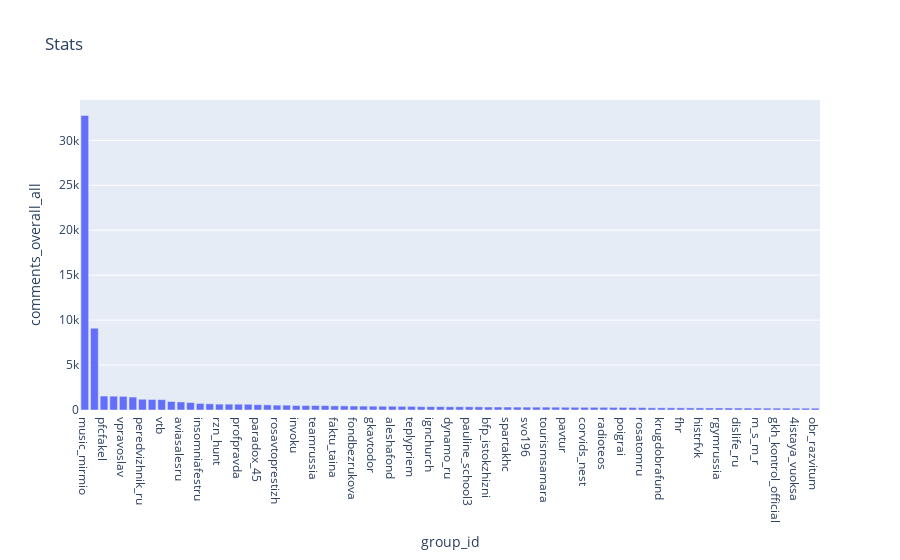

Notebook cell for this chart:
### Code cell
fig = px.bar(ngo_vks[ngo_vks["comments_overall_all"] > 200], x="group_id", y="comments_overall_all", title="Stats")
fig.update_layout(barmode='stack', xaxis={'categoryorder':'total descending'})
fig.show()

### Figure 1 — Plotly figure (JSON) as saved in the notebook; plotly's stock layout.template omitted (floating-point values rounded to 4 significant figures)
{"data": [{"alignmentgroup": "True", "hovertemplate": "group_id=%{x}<br>comments_overall_all=%{y}<extra></extra>", "legendgroup": "", "marker": {"color": "#636efa"}, "name": "", "offsetgroup": "", "orientation": "v", "showlegend": false, "textposition": "auto", "type": "bar", "x": ["4istaya_vuoksa", "aleshafond", "alexander.kovtunets", "alliance4animals", "aviasalesru", "azovsky", "bakirovo33", "bfp_istokzhizni", "bfpeaceandlove", "bolezn_behtereva", "changeonelife", "corvids_nest", "dislife_ru", "domsg", "donorsearch", "dynamo_ru", "er_ru", "faktu_taina", "fc_textil", "fctambov68", "fculvolga", "fhr", "fondbezrukova", "gkavtodor", "gkh_kontrol_official", "hclokomotiv_official", "histrfvk", "hrushigroup", "ignchurch", "insomniafestru", "instfinru", "invoku", "khl", "kirov_ldpr", "krugdobrafund", "m_s_m_r", "mam33", "max_shugaley", "music_mirmio", "obr_razvitum", "onfront", "otkritiecorp", "paradox_45", "pauline_school3", "pavtur", "pedsovet", "peredvizhnik_ru", "pfcfakel", "poigrai", "profpravda", "radioteos", "rgymrussia", "rosatomru", "rosavtoprestizh", "rostelecom", "rsbor", "rzhev_dobro", "rzn_hunt", "sadhguru", "sevbalru", "sibhl", "spartakhc", "svo196", "takiedela_ru", "tankbiathlon", "teamrussia", "teplypriem", "torok_3d", "tourismsamara", "ttk", "uazrussia", "veleskurgan", "voblagodetym", "vpravoslav", "vtb", "yaprivit", "zoolimpopo"], "xaxis": "x", "y": [206, 417, 649, 540, 896, 355, 324, 334, 573, 497, 461, 298, 218, 208, 948, 361, 269, 462, 288, 298, 313, 236, 444, 428, 208, 488, 230, 226, 370, 733, 407, 502, 436, 240, 241, 214, 218, 203, 32763, 203, 372, 1173, 590, 358, 308, 224, 1195, 1552, 287, 647, 298, 226, 268, 543, 9097, 243, 832, 655, 208, 319, 693, 328, 321, 303, 361, 497, 402, 333, 319, 418, 1535, 370, 640, 1518, 1153, 1441, 232], "yaxis": "y"}], "layout": {"barmode": "stack", "legend": {"tracegroupgap": 0}, "title": {"text": "Stats"}, "xaxis": {"anchor": "y", "categoryorder": "total descending", "domain": [0, 1], "title": {"text": "group_id"}}, "yaxis": {"anchor": "x", "domain": [0, 1], "title": {"text": "comments_overall_all"}}}}
